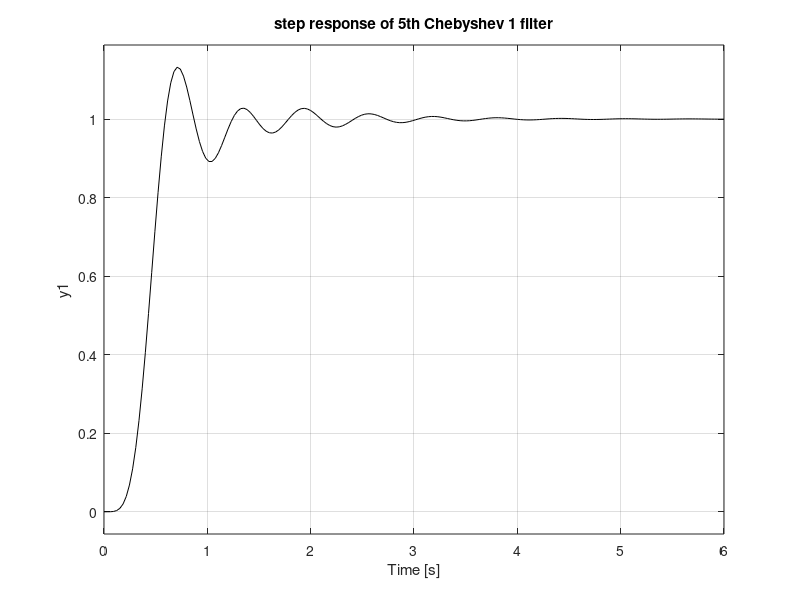

This chart was generated by the following MATLAB code:
% Step response of Chebyishev 1 filter
wc=10; % desired cut-off frequency
N=5; % order of the filter
R=0.5; %decibels of ripple in the pass band
[num,den]=cheby1(N,R,wc,'s'); %analog Chebyshev 1 filter 
G=tf(num,den); %transfer function
step(G,'k'); %step response of G
title('step response of 5th Chebyshev 1 filter');
